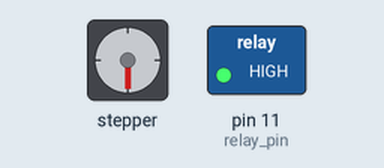
A sketch run on a simulated Arduino Uno, built with avr-gcc and run on an emulated ATmega328P. Parts: stepper motor, switched loads named in the sketch (green lamp = pin HIGH). Wiring (inferred from the names in the program): stepper motor driver (200 steps per turn assumed): step pin 13; direction pin 12. Dashed ring = blinking. Pins used as bus, display or sensor lines are not drawn.

Above: at 0.05 s.
At 0.95 s:
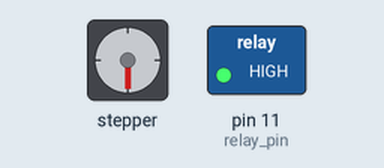
At 2.05 s:
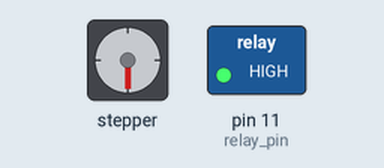
At 3.95 s:
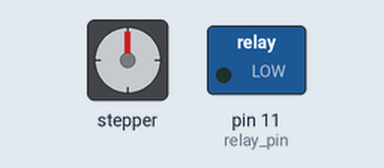
Timing chart, 0 to 9.2 s (numbered marks = the images above):
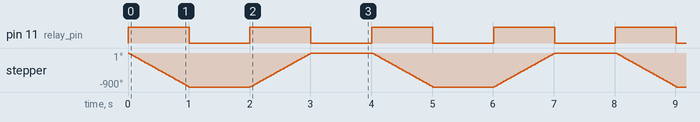

The sketch:

stepperMotor_test_230117.ino
```cpp
int step_pin = 13;
int dir_pin = 12;
int relay_pin = 11;

void setup()
{
  pinMode(step_pin, OUTPUT);
  pinMode(dir_pin, OUTPUT);
  pinMode(relay_pin, OUTPUT);
  digitalWrite(dir_pin, HIGH);
  digitalWrite(relay_pin, LOW);

  Serial.begin( 9600 );
}

void loop()
{
  //0がモーター無い側向き
  spinMotor(0,500);
  delay(1000);

  //モーター向きに移動
  spinMotor(1,500);
  delay(1000);

}

void spinMotor(int direction, int num){
  digitalWrite(relay_pin, HIGH);
  if(direction == 0){
    digitalWrite(dir_pin, LOW);
  }else{
    digitalWrite(dir_pin, HIGH);
  }

  for(int i=0;i<num;i++)
  {
    digitalWrite(step_pin, HIGH);
    delayMicroseconds(1000);
    digitalWrite(step_pin, LOW);
    delayMicroseconds(1000);
  }
  digitalWrite(relay_pin, LOW);
}
```

Measured:
- by itself, pin 11 (relay_pin): alternates HIGH for 1.0 s and LOW for 1.0 s
- by itself, stepper: turns 900° counter-clockwise in 0.98 s, then 900° clockwise in 1.0 s, repeating every 4.0 s
